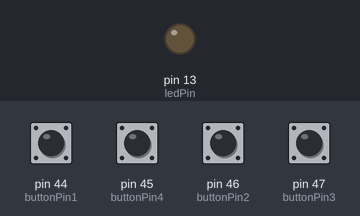
The sketch below on a simulated Arduino Mega 2560, built with avr-gcc and run on an emulated ATmega2560. On the bench: output pins drawn as LEDs (lit = HIGH). Dashed ring = blinking. The test bench sets the inputs (shaded band); at power-on: pin 44 (buttonPin1), pin 45 (buttonPin4), pin 46 (buttonPin2), pin 47 (buttonPin3) HIGH.

Above: at 1.2 s.
1.3 s: pin 44 (buttonPin1) pulled LOW for 0.15 s
At 2.49 s:
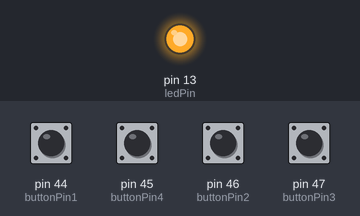
4.4 s: pin 47 (buttonPin3) pulled LOW for 0.15 s
At 5.12 s:
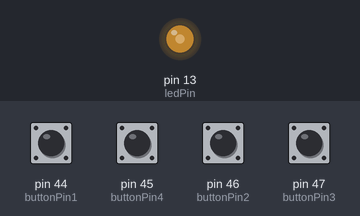
7.4 s: pin 45 (buttonPin4) pulled LOW for 0.15 s
9.0 s: pin 46 (buttonPin2) pulled LOW for 0.15 s
At 9.74 s:
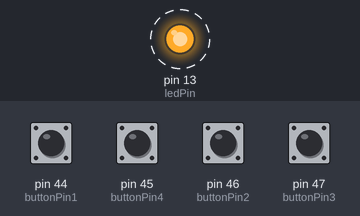
12.1 s: pin 47 (buttonPin3) pulled LOW for 1 s
At 13.36 s:
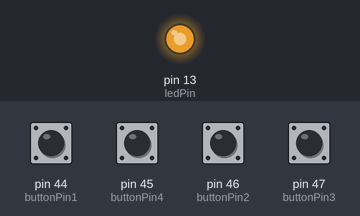
15.3 s: pin 44 (buttonPin1) pulled LOW for 1 s
Timing chart, 0 to 19.3 s (numbered marks = the images above; inputs shaded):
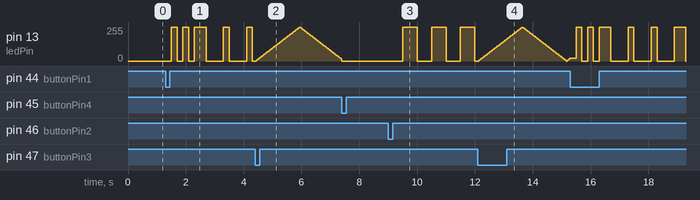

Measured:
- after the input at 1.3 s, pin 13 (ledPin): 0/255 → 255/255 after 0.20 s, → 0/255 0.20 s later, → 255/255 0.20 s later, → 0/255 0.20 s later, … (10 changes in this stretch)
- after the input at 9.0 s, pin 13 (ledPin): alternates 255/255 for 0.50 s and 0/255 for 0.50 s, starting after 0.50 s

The sketch:

IRQ_MEMORIA.ino
```cpp
// --- Pines ---
const int ledPin = 13;
const int buttonPin1 = 44;   // SOS
const int buttonPin2 = 46;   // Blink
const int buttonPin3 = 47;   // Pulse
const int buttonPin4 = 45;   // Pausa

// --- Variables de estado ---
int currentPattern = 0;
bool isPaused = false;

unsigned long previousMillis = 0;

// --- SOS ---
int sosStep = 0;
const int sosNumSteps = 18;
int sosIntervals[sosNumSteps] = {200,200,200,200,200,400,
                                 600,200,600,200,600,400,
                                 200,200,200,200,200,1000};
bool sosStates[sosNumSteps] = {HIGH,LOW,HIGH,LOW,HIGH,LOW,
                               HIGH,LOW,HIGH,LOW,HIGH,LOW,
                               HIGH,LOW,HIGH,LOW,HIGH,LOW};

// --- Blink ---
int blinkCount = 0;
bool blinkLedState = LOW;

// --- Pulse ---
int fadeValue = 0;
int fadeDirection = 5;

// --- Antirrebote ---
unsigned long lastButtonPressTime = 0;
long debounceDelay = 200;

void setup() {
  pinMode(ledPin, OUTPUT);
  pinMode(buttonPin1, INPUT_PULLUP);
  pinMode(buttonPin2, INPUT_PULLUP);
  pinMode(buttonPin3, INPUT_PULLUP);
  pinMode(buttonPin4, INPUT_PULLUP);
  digitalWrite(ledPin, LOW);
}

void loop() {
  unsigned long currentMillis = millis();

  // --- Revisión de botones ---
  if (currentMillis - lastButtonPressTime > debounceDelay) {
    if (digitalRead(buttonPin4) == LOW) {           // Pausa
      if (!isPaused && currentPattern != 0) {
        isPaused = true;
        digitalWrite(ledPin, LOW);
        analogWrite(ledPin, 0);
        lastButtonPressTime = currentMillis;
      }
    }
    else if (digitalRead(buttonPin1) == LOW) {      // SOS
      handlePatternButton(1);
      lastButtonPressTime = currentMillis;
    }
    else if (digitalRead(buttonPin2) == LOW) {      // Blink
      handlePatternButton(2);
      lastButtonPressTime = currentMillis;
    }
    else if (digitalRead(buttonPin3) == LOW) {      // Pulse
      handlePatternButton(3);
      lastButtonPressTime = currentMillis;
    }
  }

  // --- Ejecución del patrón activo ---
  if (!isPaused) {
    switch (currentPattern) {
      case 1: handleSOS(currentMillis); break;
      case 2: handleBlink(currentMillis); break;
      case 3: handlePulse(currentMillis); break;
      case 0:
        digitalWrite(ledPin, LOW);
        analogWrite(ledPin, 0);
        break;
    }
  }
}

void handlePatternButton(int patternNum) {
  if (currentPattern != patternNum) {
    currentPattern = patternNum;
    isPaused = false;
    resetPatternStates();
  }
  else if (currentPattern == patternNum && isPaused) {
    isPaused = false; // reanuda sin reiniciar
  }
}

void resetPatternStates() {
  sosStep = 0;
  blinkCount = 0;
  blinkLedState = LOW;
  fadeValue = 0;
  fadeDirection = 5;
  previousMillis = millis();
}

// --- Patrones ---

void handleSOS(unsigned long currentMillis) {
  if (currentMillis - previousMillis >= sosIntervals[sosStep]) {
    previousMillis = currentMillis;
    digitalWrite(ledPin, sosStates[sosStep]);
    sosStep++;
    if (sosStep >= sosNumSteps) sosStep = 0;
  }
}

void handleBlink(unsigned long currentMillis) {
  if (blinkCount >= 14) {
    digitalWrite(ledPin, LOW);
    return;
  }

  if (currentMillis - previousMillis >= 500) {
    previousMillis = currentMillis;
    blinkLedState = !blinkLedState;
    digitalWrite(ledPin, blinkLedState);
    blinkCount++;
  }
}

void handlePulse(unsigned long currentMillis) {
  if (currentMillis - previousMillis >= 30) {
    previousMillis = currentMillis;
    fadeValue += fadeDirection;

    if (fadeValue >= 255) { fadeValue = 255; fadeDirection = -5; }
    if (fadeValue <= 0)   { fadeValue = 0;   fadeDirection = 5; }

    analogWrite(ledPin, fadeValue);
  }
}
```
